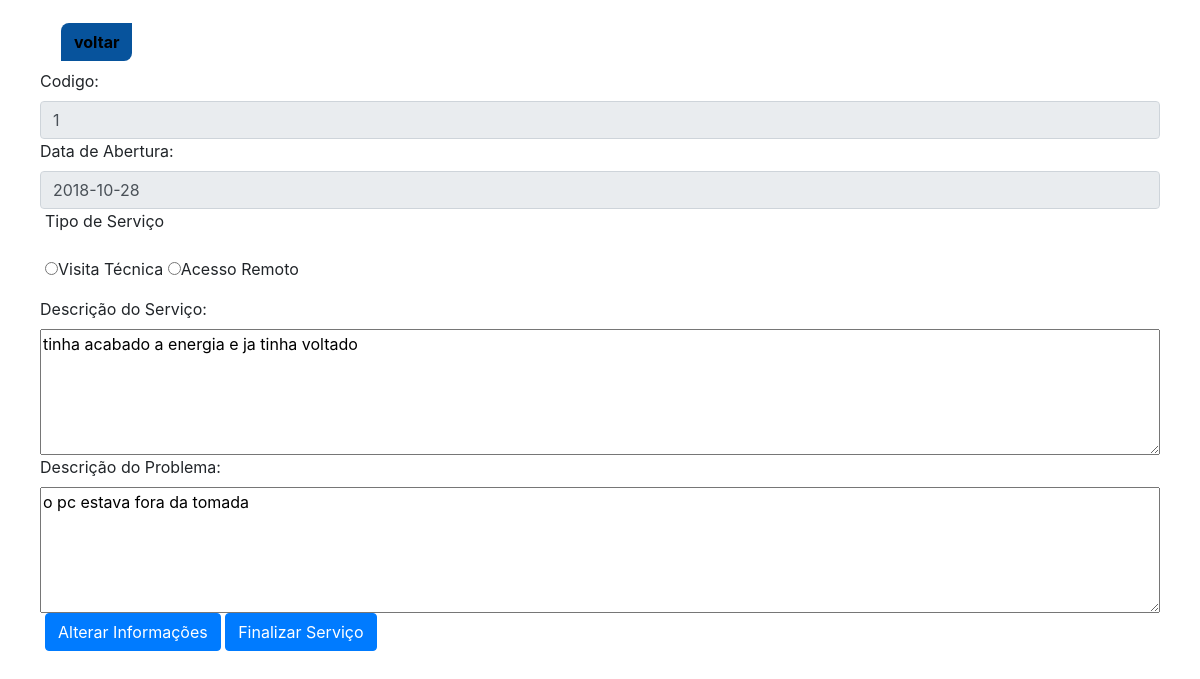
The app's page /atualizar_servico_tec.php?id=1 with its own data.
### tables this page shows
CREATE TABLE `servicos` (
  `id` int(11) NOT NULL,
  `data_abertura` date NOT NULL,
  `data_termino` date DEFAULT NULL,
  `id_problema` int(11) NOT NULL,
  `tipo` varchar(20) NOT NULL,
  `id_tecnico` int(11) NOT NULL,
  `descricao_servico` varchar(200) NOT NULL
);

CREATE TABLE `problema` (
  `id` int(11) NOT NULL,
  `id_cliente` int(11) NOT NULL,
  `descricao` varchar(200) NOT NULL,
  `situacao` varchar(20) NOT NULL
);

### atualizar_servico_tec.php (the view, shortened to what this page needs)
<?php
    include("conexao.php");
    $idserv = $_GET['id'];
    $result_usuario = "SELECT servicos.id AS idserv, servicos.data_abertura, servicos.data_termino, servicos.tipo, servicos.descricao_servico, problema.descricao, cliente.nome, cliente.telefone, cliente.email FROM (servicos INNER JOIN problema ON problema.id = servicos.id_problema) INNER JOIN cliente ON problema.id_cliente = cliente.id WHERE servicos.id = '$idserv'";
    $resultado_usuario = mysqli_query($conexao, $result_usuario);
    $row_usuario = mysqli_fetch_assoc($resultado_usuario);
?>
<!doctype html>
<html lang="pt-br">
    <head>
        <link rel="stylesheet" href="css/bootstrap.css">
        <link rel="stylesheet" href="css/estilo.css?version=165">
    </head>
    <div class="container">
        <nav class="navbar navbar-expand-md navbar-light">
            <a href="direciona.php" class="voltaresc"><button type="submit" class="btn voltar"><font color="black"><b>voltar</b></font></button></a>
        </nav>
    </div>
    <body>
        <div class="formulario">
            <div class="container">
                <form method="POST" name="Form" action="servico.php">
                    <div class="form-row">
                        <label for="nome">Codigo:</label>
                        <input type="text" class="form-control" name="idserv"  value="<?php echo  $row_usuario['idserv'];?>" disabled>
                    </div>
                    <div class="form-row">
                        <label for="data_abertura">Data de Abertura:</label>
                        <input type="text" class="form-control" name="data_abertura" id="data_abertura" value="<?php echo $row_usuario['data_abertura'];?>" disabled >
                    </div>
                    <div class="">
                        <p>
                            Tipo de Serviço<br/><br/>
                            <input type="radio" name="tipo" value="Visita Técnica"/>Visita Técnica
                            <input type="radio" name="tipo" value="Acesso Remoto"/>Acesso Remoto
                        </p>
                    </div>
                    <div class="form-row">
                        <label for="descricao_servico">Descrição do Serviço:</label>
                        <textarea name="descricao_servico" rows="5" cols="500" placeholder=""><?php echo $row_usuario['descricao_servico'];?></textarea>
                    </div>
                    <div class="form-row">
                        <label for="descricao_problema">Descrição do Problema:</label>
                        <textarea name="descricao_problema" rows="5" cols="500" value=""><?php echo $row_usuario['descricao'];?></textarea>
                    </div>
                    <button type="submit" class="btn btn-primary" name="alterar">Alterar Informações</button>
                    <button type="submit" class="btn btn-primary" name="finalizar">Finalizar Serviço</button>
                </form>
            </div>
        </div>
    </body>
</html>

### css/estilo.css (style rules this page uses)
.voltar { background-color: #07539c; margin-top: 15px; border-radius: 8px 0px 8px 0px; }
::placeholder { text-align: center; }

### records on screen
servicos: idserv "1", data_abertura "2018-10-28", descricao_servico "tinha acabado a energia e ja tinha voltado", descricao_problema "o pc estava fora da tomada"
